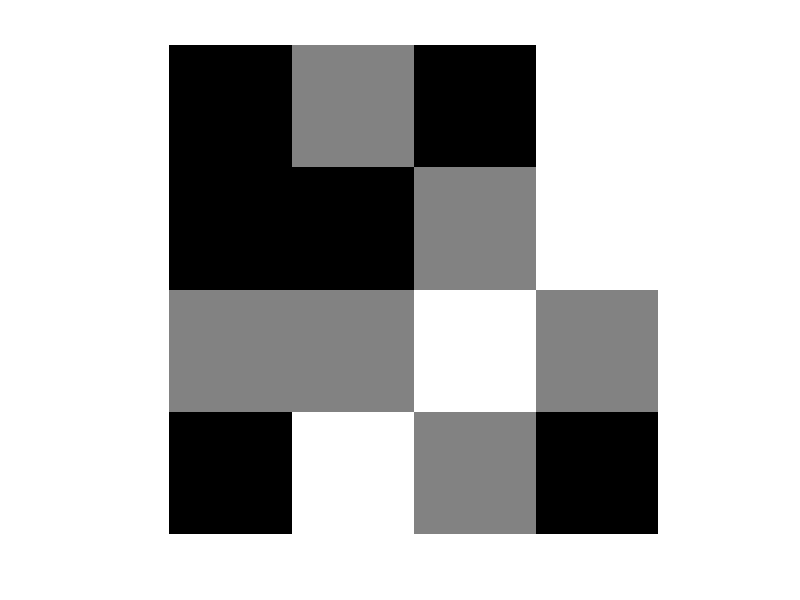

Reproduce this figure in MATLAB.
#Creating an intensity image.

#Matrix declaration:
A = [ 1, 2, 1, 3; 1, 1, 2, 3;2, 2, 3, 2;1, 3, 2, 1];
#Convert matrix to an intensity image:
image = mat2gray(A);
#Display the generated image:
imshow(image);